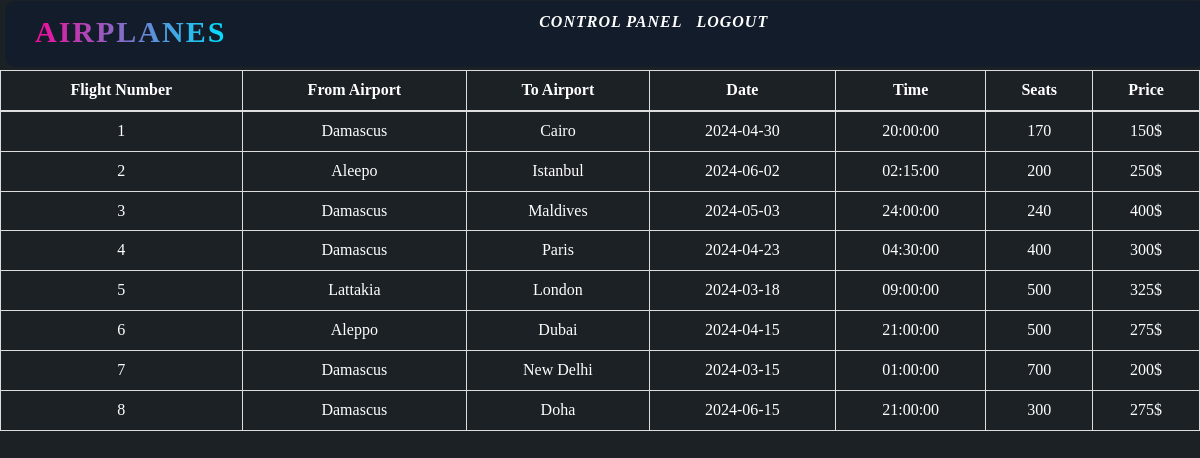
/admin/veiw.php (signed in), run on the app's committed database.
### tables this page shows
CREATE TABLE `flights` (
  `id` varchar(11) NOT NULL,
  `airport1` varchar(100) NOT NULL,
  `airport2` varchar(100) NOT NULL,
  `date` date NOT NULL,
  `time` time NOT NULL,
  `seats` int(100) NOT NULL,
  `price` varchar(200) NOT NULL
);

### admin/veiw.php (the view, shortened to what this page needs)
<?php
 include('../header.php');
?>
 <?php include('admin.header.php') ?>
 <table style="margin-top:70px;"  dir="ltr" class="table table-bordered table-responsive text-center" >
        <thead style = " color: white ; ">
        <tr>
            <th class="text-center">Flight Number</th>
            <th class="text-center">From Airport</th>
            <th class="text-center">To Airport</th>
            <th class="text-center">Date</th>
            <th class="text-center">Time</th>
            <th class="text-center">Seats</th>
            <th class="text-center">Price</th>
        </tr>
        </thead>
      <?php
       include('../dbcon.php');
       $sql = "SELECT * FROM `flights`";
       $result = mysqli_query($conn,$sql);
       foreach ($result as $row) {
           echo "<tr style = ' color: white ;'>";
           echo "<td>".$row['id']."</td>";
           echo "<td>".$row['airport1']."</td>";
           echo "<td>".$row['airport2']."</td>";
           echo "<td>".$row['date']."</td>";
           echo "<td>".$row['time']."</td>";
           echo "<td>".$row['seats']."</td>";
           echo "<td>".$row['price']."</td>";
           echo "</tr>";
       }
      ?>
<?php include('../footer.php') ?>

### header.php (shortened to what this page needs)
<!DOCTYPE html>
<html dir="ltr">
    <head>
         <link href="bootstrap.min.css" rel="stylesheet">
        <link href="style.css" rel="stylesheet">
    </head>
    <body>

### admin/admin.header.php
<html>
<head>
        <link href="../bootstrap.min.css" rel="stylesheet">
        <link href="../style.css" rel="stylesheet">
</head>
<body>
<header dir = "ltr">
			<a href="../index.html" class="logo">Airplanes </a>
			<nav class="navigation">
			<i><a href="admindash.php">Control Panel</a></i>
				<i><a href="../login.php">logOut</a></i>
			</nav>
			<div class="icons" >
				<a href="https://www.facebook.com/profile.php?id=100012628351817"><i class="fab fa-facebook"></i></a>
				<a href="https://instagram.com/firas_al.farra?utm_source=qr&igshid=MzNlNGNkZWQ4Mg%3D%3D"><i class="fab fa-instagram"></i></a>
		 </div>
		  </header>
    </body>
</html>

### footer.php (shortened to what this page needs)
    </body>
</html>

### style.css (style rules this page uses)
:root { --padding: 0.1vmin; --color-background: #1c2125; --font-size-large: 8vw; --font-size-medium: 4vw; --font-size-normal: 2vw; }
@media only screen and (min-width: 800px) { :root { --font-size-large: 64px; --font-size-medium: 32px; --font-size-normal: 16px; } }
a { color: white; }
html, body { margin: 0; min-height: 100%; min-width: 100%; font-family: "Libre Baskerville", serif; background-color: var(--color-background); font-weight: 400; font-size: var(--font-size-normal); overflow-x: hidden; }
header { display: flex; justify-content: space-between; padding: 10px 20px; margin: 1px 5px; width: 100%; border-radius: 10px; position: fixed; background-color: #131c2a; animation: slideRight 1s ease forwards; }
.logo { color: antiquewhite; font-size: 30px; font-weight: 700; text-decoration: none; text-transform: uppercase; letter-spacing: 2px; padding-left: 10px; background: linear-gradient(90deg, #ff0095, #00e1ff); -webkit-background-clip: text; -webkit-text-fill-color: transparent; }
.navigation a { color: #fff; text-decoration: none; font-weight: 600; margin: 5px; padding-top: 5px 10px; text-transform: uppercase; letter-spacing: 1px; transition: calc(1.7s) ease; animation: slideRight 1s ease forwards; }
.icons a { color: #fff; text-decoration: none; font-weight: 600; margin: 10px; padding-top: 5px 10px; padding-right: 2rem; text-transform: uppercase; letter-spacing: 1px; border: 2px; border-radius: 20px; font-size: 2rem; background-color: #64d2e5; -webkit-background-clip: text; -webkit-text-fill-color: transparent; }
footer a , i , .links2 { text-decoration: none; text-transform: none; color: #00bfff; }

### data on the page
flights: id "1", airport1 "Damascus", airport2 "Cairo", date "2024-04-30", time "20:00:00", seats "170", price "150$"
flights: id "2", airport1 "Aleepo", airport2 "Istanbul", date "2024-06-02", time "02:15:00", seats "200", price "250$"
flights: id "3", airport1 "Damascus", airport2 "Maldives", date "2024-05-03", time "24:00:00", seats "240", price "400$"
flights: id "4", airport1 "Damascus", airport2 "Paris", date "2024-04-23", time "04:30:00", seats "400", price "300$"
flights: id "5", airport1 "Lattakia", airport2 "London", date "2024-03-18", time "09:00:00", seats "500", price "325$"
flights: id "6", airport1 "Aleppo", airport2 "Dubai", date "2024-04-15", time "21:00:00", seats "500", price "275$"
flights: id "7", airport1 "Damascus", airport2 "New Delhi", date "2024-03-15", time "01:00:00", seats "700", price "200$"
flights: id "8", airport1 "Damascus", airport2 "Doha", date "2024-06-15", time "21:00:00", seats "300", price "275$"
